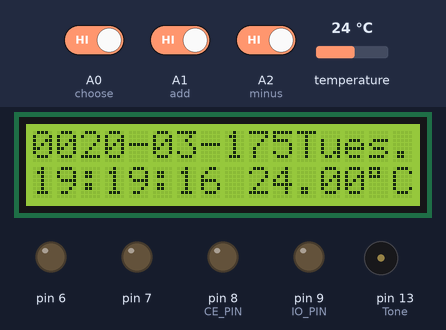
Recording of a sketch running on a simulated Arduino Uno, built for the host (arithmetic inside an expression is 32-bit, double 64-bit). Shown: 16×2 character LCD, output pins drawn as LEDs (lit = HIGH), buzzer (waves = sounding). The test bench sets the inputs (shaded band); at power-on: A0 (choose) HIGH, A1 (add) HIGH, temperature 24 °C, A2 (minus) HIGH. EEPROM starts erased; an integer division by zero does not stop the program and gives all ones (-1).

Above: at 1.2 s.
1.3 s: A0 (choose) driven LOW
At 2.36 s:
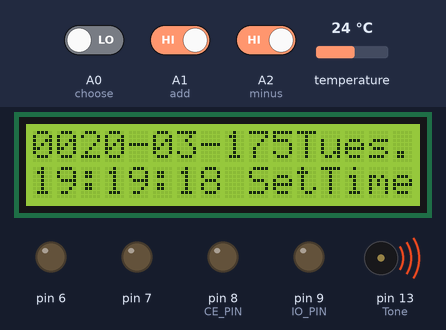
3.6 s: A1 (add) driven LOW
At 7.1 s:
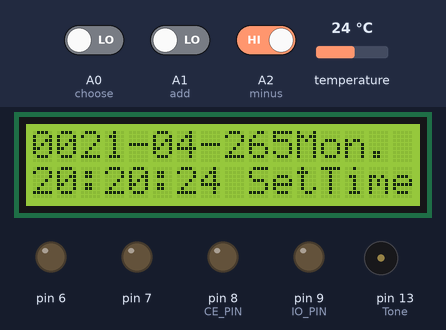
7.2 s: temperature set to 3 °C
At 7.95 s:
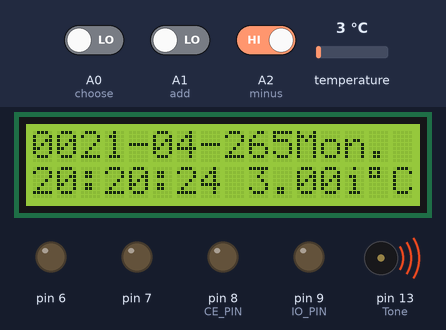
10.8 s: temperature set to 12 °C
At 11.41 s:
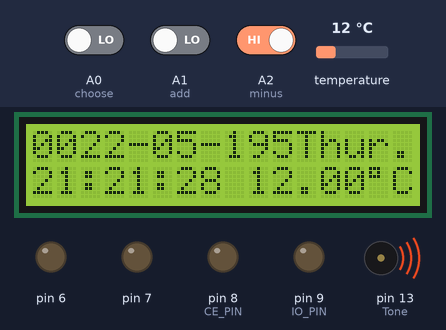
14.4 s: temperature set to 6 °C
At 14.87 s:
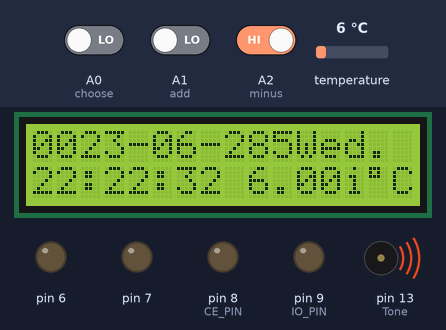
18.0 s: A2 (minus) driven LOW
At 19.31 s:
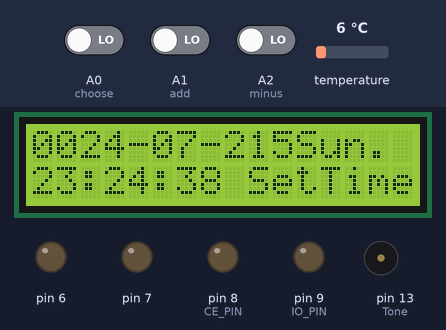
Timing chart, 0 to 22.6 s (numbered marks = the images above; inputs shaded):
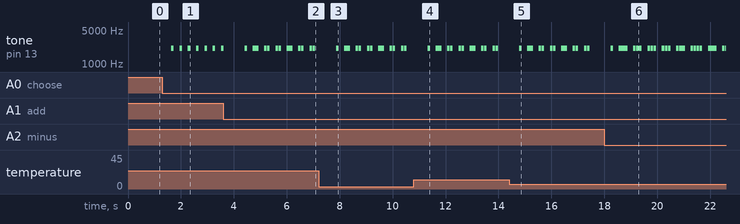

The sketch:

digital_clock.ino
```cpp
/* *
 * LCD RS pin to digital pin 12
 * LCD Enable pin to digital pin 11
 * LCD D4 pin to digital pin 5
 * LCD D5 pin to digital pin 4
 * LCD D6 pin to digital pin 3
 * LCD D7 pin to digital pin 2
 * LCD R/W pin to ground
 * LCD VSS pin to ground
 * LCD VCC pin to 5V
 * */
#include <DS1302.h>
#include <LiquidCrystal.h>       //LCD1602显示头文件
#include <OneWire.h>
#include <DallasTemperature.h>  //温度传感器DS18B20头文件
#include <EEPROM.h>            //EEPROM头文件
#define ONE_WIRE_BUS A3            //DS18B20 信号端口
OneWire oneWire(ONE_WIRE_BUS);
DallasTemperature sensors(&oneWire);
LiquidCrystal lcd(12, 11, 5, 4, 3, 2);
#define choose  A0   //选择端口
#define add  A1      //加
#define minus  A2    //减
#define Tone 13      //蜂鸣器端口
uint8_t CE_PIN   = 8;   //DS1302 RST端口
uint8_t IO_PIN   = 9;   //DS1302 DAT端口
uint8_t SCLK_PIN = 10;  //DS1302 CLK端口
DS1302 rtc(CE_PIN, IO_PIN, SCLK_PIN);  //创建 DS1302 对象
unsigned long seconds = 0;
int s = 0, m = 0, h = 0, d = 0, mon = 0, y = 0;   //时间进位
int second = 0, minute = 0, hour = 0, day = 0, month = 0, year = 0;  //当前时间
int SECOND = 0, MINUTE = 0, HOUR = 0, DAY = 0, MONTH = 0, YEAR = 0;  //初始时间
int chose = 0, alarm_choose = 0 ,ButtonDelay = 10, frequence = 2093;
int alarm_hour = 7, alarm_minute = 30, alarm_second = 0;  //闹钟时间
double Temperatures, Temp_Alarm = 30 ;

union data
{
  int a;
  byte b[4];
};
data temp; //保存年份

void setup(){
    for(int i = 2;i <= 13; i++){
        pinMode(i,OUTPUT);
    }
    digitalWrite(add, HIGH);
    digitalWrite(minus, HIGH);
    digitalWrite(choose, HIGH);
    lcd.begin(16, 2);  //初始化LCD1602
    sensors.begin();   //初始化温度传感器DS18B20
    rtc.write_protect(false);  // 关闭DS1302芯片写保护
    rtc.halt(false);           //为true时DS1302暂停
    //YEAR = 2021; //第一次运行时的时间初始化，此时需要将下方的YEAR~SECOND赋值注释掉
    //MONTH = 5;   //使用此段赋值
    //DAY = 1;
    //HOUR = 0;
    //MINUTE = 0;
    //SECOND = 0;
    for (int i=0;i<4;i++){
      temp.b[i]=EEPROM.read(i);
    }
    YEAR = temp.a; //第一次时间存入EPPROM后，将上段内容注释，使用此段赋值，重新上传
    MONTH = EEPROM.read(4); //从而具有断电时间保存功能
    DAY = EEPROM.read(5);
    HOUR = EEPROM.read(6);
    MINUTE = EEPROM.read(7);
    SECOND = EEPROM.read(8) + 1;
    if (DAY == 1){
        MONTH--;
    }
}

/** 格式化输出 */
void FormatDisplay(int col, int row, int num){
    lcd.setCursor(col, row);
    if(num < 10)   lcd.print("0");
    lcd.print(num);
}

/** 计算时间 */
void time() {
    second = (SECOND + seconds) % 60;   //计算秒
    m = (SECOND + seconds) / 60;        //分钟进位
    FormatDisplay(6,1,second);

    minute = (MINUTE + m) % 60;  //计算分钟
    h = (MINUTE + m) / 60;       //小时进位
    FormatDisplay(3,1,minute);

    hour = (HOUR + h) % 24;   //计算小时
    d = (HOUR + h) / 24;      //天数进位
    FormatDisplay(0,1,hour);

    lcd.setCursor(2, 1);
    lcd.print(":");
    lcd.setCursor(5, 1);
    lcd.print(":");
}

/** 根据年月计算当月天数 */
int Days(int year, int month){
    int days = 0;
    if (month != 2){
        switch(month){
            case 1: case 3: case 5: case 7: case 8: case 10: case 12: days = 31;  break;
            case 4: case 6: case 9: case 11: days = 30;  break;
        }
    }else{   //闰年
        if(year % 4 == 0 && year % 100 != 0 || year % 400 == 0){
            days = 29;
        }
        else{
            days = 28;
        }
    }
    return days;
}

/** 计算当月天数 */
void Day(){
    int days = Days(year,month);
    int days_up;
    if(month == 1){
        days_up = Days(year - 1, 12);
    }
    else{
        days_up = Days(year, month - 1);
    }
    day = (DAY + d) % days;
    if(day == 0){
        day = days;
    }
    if((DAY + d) == days + 1 ){
        DAY -= days;
        mon++;
    }
    if((DAY + d) == 0){
        DAY += days_up;
        mon--;
    }
    FormatDisplay(8,0,day);
}

/** 计算月份 */
void Month(){
    month = (MONTH + mon) % 12;
    if(month == 0){
        month = 12;
    }
    y = (MONTH + mon - 1) / 12;
    FormatDisplay(5,0,month);
    lcd.setCursor(7, 0);
    lcd.print('-');
}

/** 计算年份 */
void Year(){
    year = ( YEAR + y ) % 9999;
    if(year == 0){
        year = 9999;
    }
    lcd.setCursor(0, 0);
    if(year < 1000){
        lcd.print("0");
    }
    if(year < 100){
        lcd.print("0");
    }
    if(year < 10){
        lcd.print("0");
    }
    lcd.print(year);
    lcd.setCursor(4, 0);
    lcd.print('-');
}

/** 根据年月日计算星期几 */
void Week(int y,int m, int d){
    if(m == 1){
        m = 13;
    }
    if(m == 2){
        m = 14;
    }
    int week = (d+2*m+3*(m+1)/5+y+y/4-y/100+y/400)%7+1;
    String weekstr = "";
    switch(week){
        case 1: weekstr = "Mon. ";   break;
        case 2: weekstr = "Tues. ";  break;
        case 3: weekstr = "Wed. ";   break;
        case 4: weekstr = "Thur. ";  break;
        case 5: weekstr = "Fri. ";   break;
        case 6: weekstr = "Sat. ";   break;
        case 7: weekstr = "Sun. ";   break;
    }
    lcd.setCursor(11, 0);
    lcd.print(weekstr);
}

/** 显示时间、日期、星期 */
void Display() {
    time();
    Day();
    Month();
    Year();
    Week(year,month,day);
}

/** 显示光标 */
void DisplayCursor(int rol, int row) {
    lcd.setCursor(rol, row);
    lcd.cursor();
    delay(100);
    lcd.noCursor();
    delay(100);
}

/** 通过按键设置时间 */
void Set_Time(int rol, int row, int &Time){
    DisplayCursor(rol, row);
    if(digitalRead(add) == LOW){
        delay(ButtonDelay);
        if(digitalRead(add) == LOW){
            Time ++;
            tone(Tone,frequence); /** 按下蜂鸣 */
            delay(100);
            noTone(Tone);
        }
        Display();
    }
    if(digitalRead(minus) == LOW){
        delay(ButtonDelay);
        if(digitalRead(minus) == LOW){
            Time --;
            tone(Tone,frequence); /** 按下蜂鸣 */
            delay(100);
            noTone(Tone);
        }
        Display();
    }
}

/** 按键选择 */
void Set_Clock(){
    if(digitalRead(choose)==LOW){
        lcd.setCursor(9, 1);
        lcd.print("SetTime");
        while(1){
            if(digitalRead(choose) == LOW){
                delay(ButtonDelay);
                if(digitalRead(choose) ==LOW){
                    tone(Tone,frequence); /** 按下蜂鸣 */
                    delay(100);
                    noTone(Tone);
                    chose++;
                }
            }
            seconds = millis()/1000;
            Display();
            if(chose == 1){
                Set_Time(1, 1, HOUR);      //SetHour
            }else if(chose == 2){
                Set_Time(4, 1, MINUTE);    //SetMinute
            }else if(chose == 3){
                Set_Time(7, 1, SECOND);    //SetSecond
            }else if(chose == 4){
                Set_Time(9, 0, DAY);       //SetDay
            }else if(chose == 5){
                Set_Time(6, 0, MONTH);     // SetMonth
            }else if(chose == 6){
                Set_Time(3, 0, YEAR);      //SetYear
            }else if(chose >= 7) {
                chose = 0;
                break;
            }
        }
    }
}

/** 设置闹钟小时 */
void Set_Alarm_Hour(){
   DisplayCursor(1, 1);
   if(digitalRead(add) == LOW){
       delay(ButtonDelay);
       if(digitalRead(add) == LOW){
           alarm_hour ++;
           tone(Tone,frequence); /** 按下蜂鸣 */
           delay(100);
           noTone(Tone);
           if(alarm_hour == 24){
               alarm_hour = 0;
           }
           FormatDisplay(0,1,alarm_hour);
       }
   }
    if(digitalRead(minus) == LOW){
        delay(ButtonDelay);
        if(digitalRead(minus) == LOW){
            alarm_hour --;
            tone(Tone,frequence); /** 按下蜂鸣 */
            delay(100);
            noTone(Tone);
            if(alarm_hour == -1){
                alarm_hour = 23;
            }
            FormatDisplay(0,1,alarm_hour);
        }
    }
}

/** 设置闹钟分钟 */
void Set_Alarm_Minute(){
   DisplayCursor(4, 1);
   if(digitalRead(add) == LOW) {
       delay(ButtonDelay);
       if(digitalRead(add) == LOW){
            alarm_minute ++;
            tone(Tone,frequence); /** 按下蜂鸣 */
            delay(100);
            noTone(Tone);
            if(alarm_minute == 60){
                alarm_minute = 0;
            }
            FormatDisplay(3,1,alarm_minute);
       }
   }
    if(digitalRead(minus) == LOW){
        delay(ButtonDelay);
        if(digitalRead(minus) == LOW){
            alarm_minute --;
            tone(Tone,frequence); /** 按下蜂鸣 */
            delay(100);
            noTone(Tone);
            if(alarm_minute == -1){
                alarm_minute = 59;
            }
            FormatDisplay(3,1,alarm_minute);
        }
    }
}

/** 设置报警温度 */
void Set_Alarm_Temp(){
    DisplayCursor(10, 1);
    if(digitalRead(add) == LOW) {
        delay(ButtonDelay);
        if(digitalRead(add) == LOW){
            Temp_Alarm ++;
            tone(Tone,frequence); /** 按下蜂鸣 */
            delay(100);
            noTone(Tone);

        }
    }
    if(digitalRead(minus) == LOW){
        delay(ButtonDelay);
        if(digitalRead(minus) == LOW){
            Temp_Alarm --;
            tone(Tone,frequence); /** 按下蜂鸣 */
            delay(100);
            noTone(Tone);

        }
    }
}

/** 进入报警设置 */
void Set_Alarm(){
    if(digitalRead(add) == LOW && digitalRead(minus) == LOW){
        alarm_hour = hour;
        alarm_minute = minute;
        //alarm_choose  = 1;
        lcd.setCursor(0, 0);
        lcd.print("set alarm       ");
        lcd.setCursor(6, 1);
        lcd.print("00");         //闹钟秒数
        while(1){
            if(digitalRead(choose) == LOW){
                delay(ButtonDelay);
                if(digitalRead(choose) == LOW){
                    alarm_choose++;
                    tone(Tone,frequence); /** 按下蜂鸣 */
                    delay(100);
                    noTone(Tone);
                }
            }
            lcd.setCursor(9, 1);
            lcd.print(Temp_Alarm);
            lcd.setCursor(14, 1);
            lcd.print((char)223);    //显示o符号
            lcd.setCursor(15, 1);
            lcd.print("C");          //显示字母C
            if(alarm_choose == 1){
                Set_Alarm_Hour();
            }else if(alarm_choose == 2){
                Set_Alarm_Minute();
            }else if(alarm_choose == 3){
                Set_Alarm_Temp();
            }else if(alarm_choose >= 4){
                alarm_choose = 0;
                break;
            }
        }
    }
}

/** 正点蜂鸣 */
void Point_Time_Alarm(){
    if(minute == 0 && second == 0){
        tone(Tone,frequence);
        delay(500);
        noTone(Tone);
    }
}

/** 闹钟 指定时间蜂鸣 */
void Clock_Alarm(){
  if(hour == alarm_hour && minute == alarm_minute && second == alarm_second){
        //《两只老虎》
        tone(Tone,1778);
        delay(500);
        noTone(Tone);     //1
        tone(Tone,1996);
        delay(500);
        noTone(Tone);     //2
        tone(Tone,2240);
        delay(500);
        noTone(Tone);     //3
        tone(Tone,1778);
        delay(500);
        noTone(Tone);     //1
        tone(Tone,1778);
        delay(500);
        noTone(Tone);     //1
        tone(Tone,1996);
        delay(500);
        noTone(Tone);     //2
        tone(Tone,2240);
        delay(500);
        noTone(Tone);     //3
        tone(Tone,1778);
        delay(500);
        noTone(Tone);     //1
        tone(Tone,2240);
        delay(500);
        noTone(Tone);     //3
        tone(Tone,2373);
        delay(500);
        noTone(Tone);     //4
        tone(Tone,2661);
        delay(1000);
        noTone(Tone);     //5
        tone(Tone,2240);
        delay(500);
        noTone(Tone);     //3
        tone(Tone,2373);
        delay(500);
        noTone(Tone);     //4
        tone(Tone,2661);
        delay(1000);
        noTone(Tone);     //5
        tone(Tone,2661);
        delay(250);
        noTone(Tone);     //5
        tone(Tone,2772);
        delay(250);
        noTone(Tone);     //6
        tone(Tone,2661);
        delay(250);
        noTone(Tone);     //5
        tone(Tone,2373);
        delay(250);
        noTone(Tone);     //4
        tone(Tone,2240);
        delay(500);
        noTone(Tone);     //3
        tone(Tone,1778);
        delay(500);
        noTone(Tone);     //1
        tone(Tone,2661);
        delay(250);
        noTone(Tone);     //5
        tone(Tone,2640);
        delay(250);
        noTone(Tone);     //6
        tone(Tone,2661);
        delay(250);
        noTone(Tone);     //5
        tone(Tone,2373);
        delay(250);
        noTone(Tone);     //4
        tone(Tone,2240);
        delay(500);
        noTone(Tone);     //3
        tone(Tone,1778);
        delay(500);
        noTone(Tone);     //1
        tone(Tone,1778);
        delay(500);
        noTone(Tone);     //1
        tone(Tone,1333);
        delay(500);
        noTone(Tone);     //低音5
        tone(Tone,1778);
        delay(1000);
        noTone(Tone);     //1
        tone(Tone,1778);
        delay(500);
        noTone(Tone);     //1
        tone(Tone,1333);
        delay(500);
        noTone(Tone);     //低音5
        tone(Tone,1778);
        delay(1000);
        noTone(Tone);     //1
  }
}

/** 获取DS18B20温度 */
void GetTemperatures(){
    sensors.requestTemperatures(); // Send the command to get temperatures
    Temperatures = sensors.getTempCByIndex(0);
    lcd.setCursor(9, 1) ;
    lcd.print(Temperatures); //获取温度
    lcd.setCursor(14, 1);
    lcd.print((char)223); //显示o符号
    lcd.setCursor(15, 1);
    lcd.print("C"); //显示字母C
}

/** 超过指定温度报警 */
void Temperatures_Alarm(){
    if(Temperatures >= Temp_Alarm){
        tone(Tone,frequence);
        delay(500);
        noTone(Tone);
    }
}

/** 保存时间 */
void Save_time(){
    temp.a = year;
    for (int i=0;i<4;i++){
      EEPROM.write(i,temp.b[i]);
    }
    EEPROM.write(4, month);
    EEPROM.write(5, day);
    EEPROM.write(6, hour);
    EEPROM.write(7, minute);
    EEPROM.write(8, second);
}

void loop() {
    seconds = millis()/1000;    //获取单片机当前运行时间
    Display();       //显示时间
    Set_Clock();     //设置时间
    Set_Alarm();     //设置闹钟
    Point_Time_Alarm();    //正点蜂鸣
    Clock_Alarm();         //闹钟时间蜂鸣
    GetTemperatures();     //获取DS18B20温度
    Temperatures_Alarm();  //超过指定温度报警
    Time t(year, month, day, hour, minute, second, 1);
    rtc.time(t);
    Save_time();
}
```

Measured:
- after the input at 1.3 s, tone on pin 13 (Tone): alternates 2093 Hz for 0.10 s and silent for 0.21 s, starting after 0.33 s; the display: first changes after 0.32 s (image 1 shows a later state)
- after the input at 7.2 s, the display: changes after 0.65 s (image 3)
- after the input at 10.8 s, the display: changes after 0.51 s (image 4)
- after the input at 14.4 s, the display: changes after 0.37 s (image 5)
